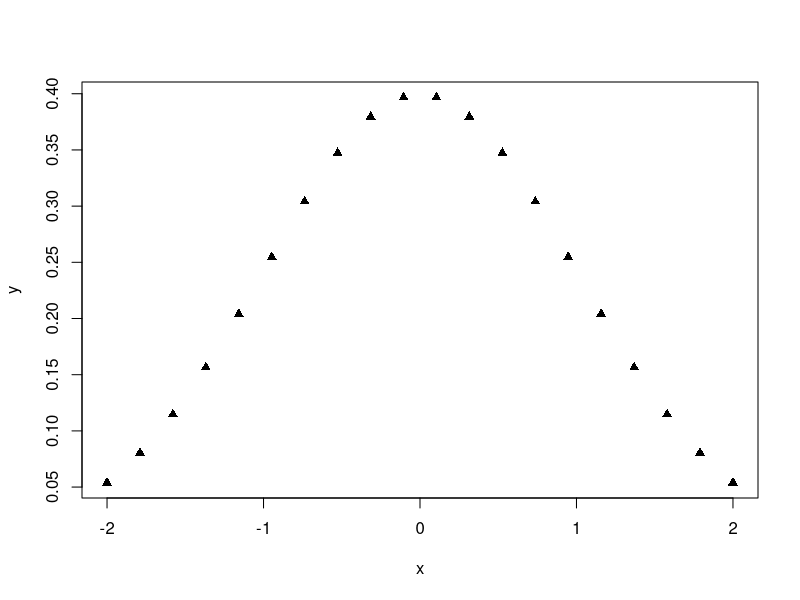
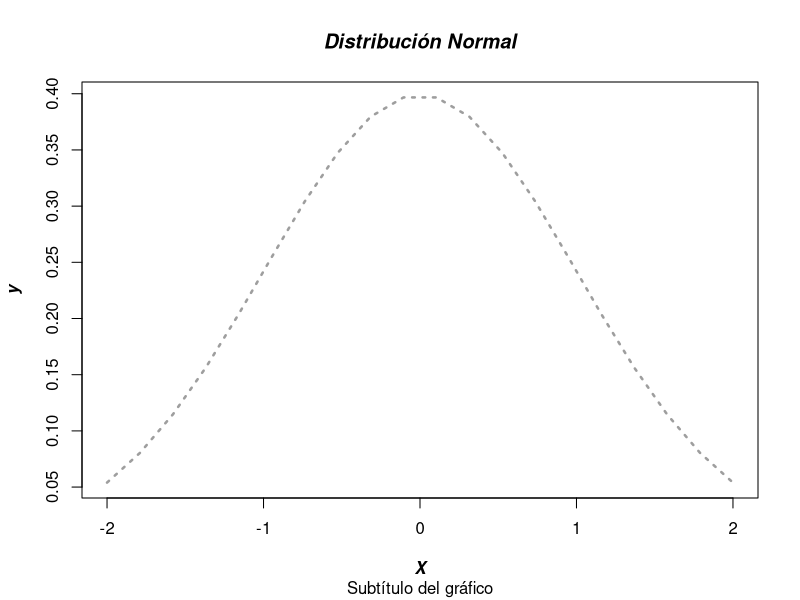
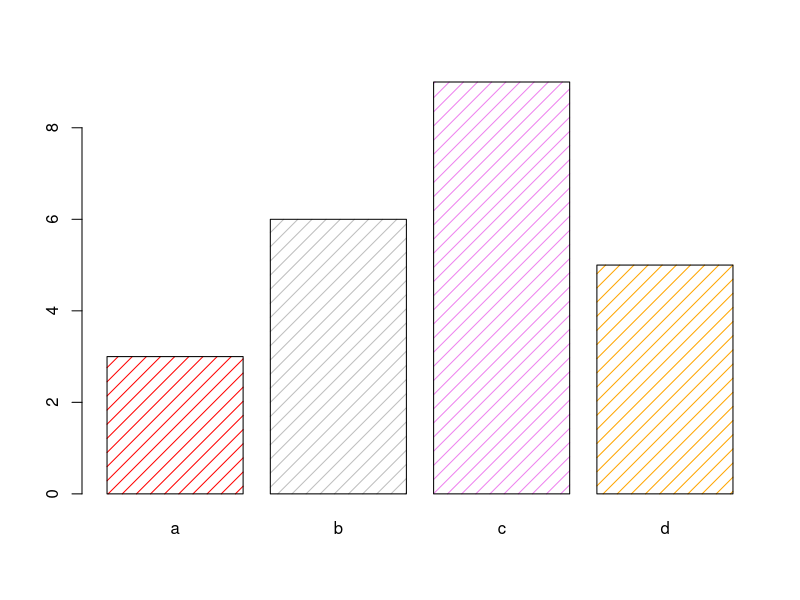
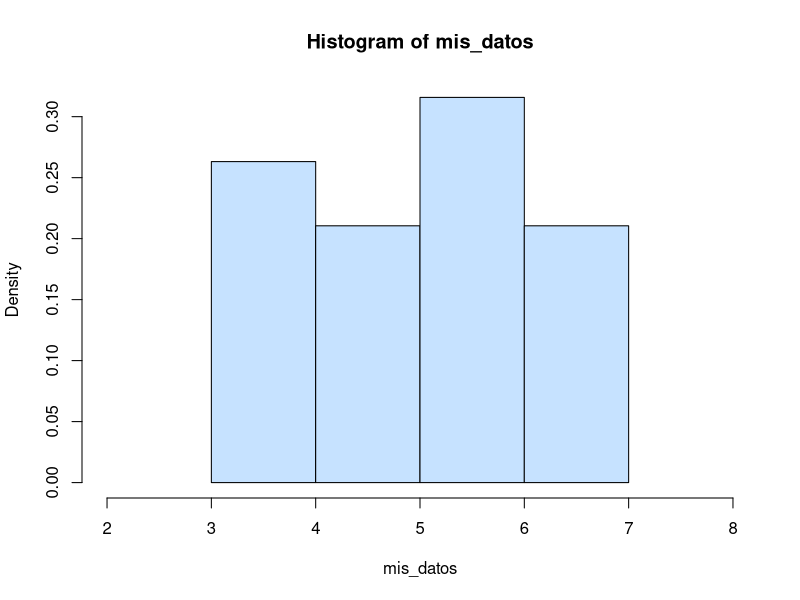
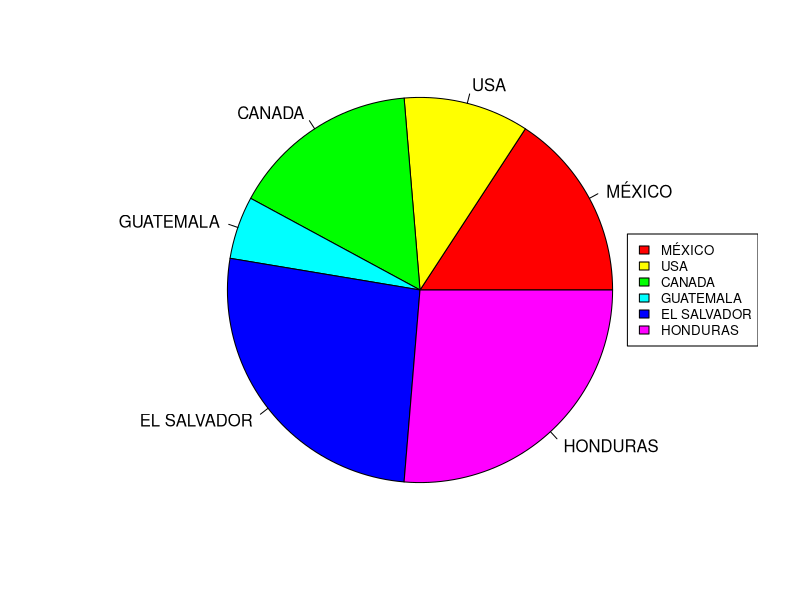
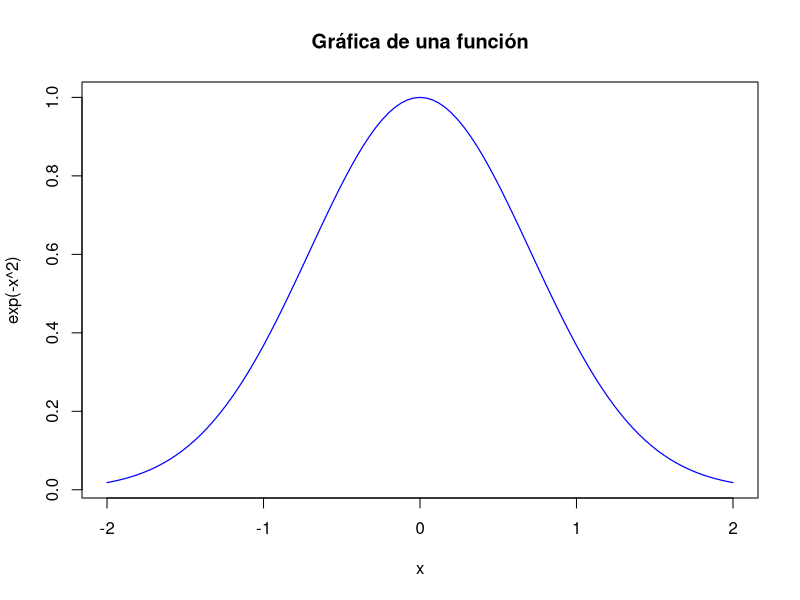
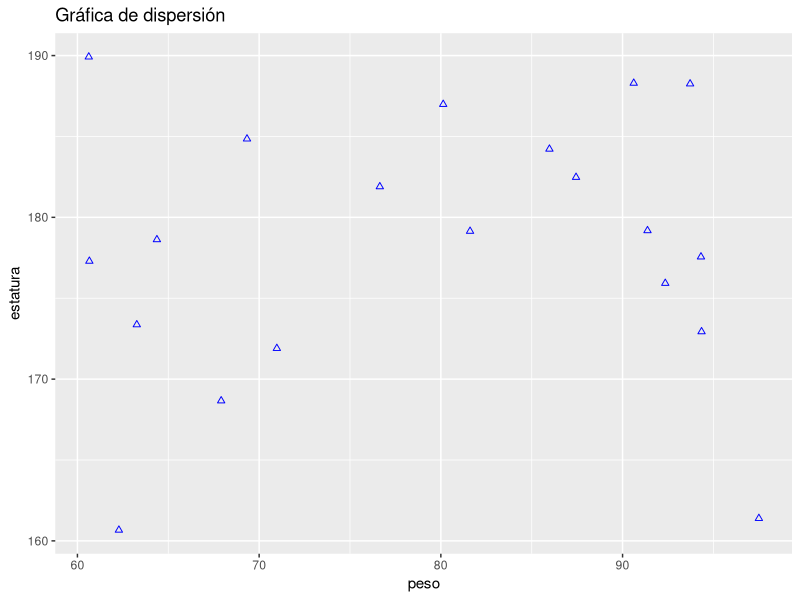

These charts were generated, in order, by the following R code:
## ---- chunk 1
knitr::opts_chunk$set(echo = TRUE)
## ---- chunk 2
v <- c(2,3.14,5/2,0.7,11)
v^3
## ---- chunk 3
seq(0,13,by=2)
## ---- chunk 4
seq(132,99,length.out = 20)
## ---- chunk 5
0:10 # Vector del 0 al 10 aumentando de 1 en 1
-5:5 # Vector del -5 al 5 aumentando de 1 en 1
15:-15 # Vector del 15 al -15 disminuyendo de 1 en 1
## ---- chunk 6
rep("hola mundo", 10) # Vector con la cadena "hola mundo" repetida 10 veces
rep(-1:2,3) # Vector con el vector -1, 0, 1, 2, repetido 3 veces
rep(0:1, each = 10) # Vector que repite 10 veces cada elemento de 0:1
## ---- chunk 7
v1 <- c(1,5,2,6,3,7,4,8) #vector con las filas de la matriz
v2 <- c(1,2,3,4,5,6,7,8) #vector con las columnas de la matriz
matrix(data=v1,nrow=4, byrow = TRUE)
matrix(data=v2, ncol = 2, byrow = FALSE)
## ---- chunk 8
A <- matrix(seq(2,12,by = 2), ncol = 2, byrow = TRUE )
A
t(A)
## ---- chunk 9
A <- matrix(seq(3,27,by = 3), ncol = 3, byrow = TRUE )
A
diag(A)
## ---- chunk 10
A <- matrix(seq(3,27,by = 3), ncol = 3, byrow = TRUE )
A
sum(diag(A))
## ---- chunk 11
A <- matrix(rep(1:3, 3), nrow = 3, byrow = TRUE )
A
det(A)
A <- matrix(c(1,4,7,2,3,8,5,4,9), nrow = 3, byrow = TRUE )
A
det(A)
## ---- chunk 12
A <- matrix(c(1,4,7,2,3,8,5,4,9), nrow = 3, byrow = TRUE )
A
solve(A)
## ---- chunk 13
A <- matrix(c(3,0,0,5), nrow = 2, byrow = TRUE )
A
eigen(A)
B <- matrix(c(1,0,5,2), ncol = 2, byrow = TRUE)
B
eigen(B)
## ---- chunk 14
A <- matrix(c(1,2,3,1,3,-1,3,4,3), nrow = 3, byrow = TRUE)
b <- matrix(c(2,-2,0), ncol = 1)
A
b
solve(A,b)
## ---- chunk 15
A <- matrix(c(1,2,3,4,5,6,7,8,9), nrow = 3)
v <- c(0.1,0.2,0.3)
A
rbind(A,v)
rbind(v,A)
## ---- chunk 16
A <- matrix(c(1,2,3,4,5,6,7,8,9), nrow = 3)
v <- c(0.1,0.2,0.3)
A
cbind(A,v)
cbind(v,A)
## ---- chunk 17
#library(readxl)
#DatosExcel <- read_excel("Datos.xlsx")
#View(Datos) #Esta instrucción no se puede ejecutar en Markdown, sólo en RStudio
#DatosExcel #Muestra los datos importados
## ---- chunk 18
#library(readr)
#DatosCSV <- read_csv("Datos.csv")
#View(DatosCSV) #Esta instrucción no se puede ejecutar en Markdown, sólo en RStudio
#DatosCSV # Muestra los datos en Markdown
## ---- chunk 19
#Datos_Espacios <- read.csv("/cloud/project/Datos_Espacios.prn", sep="")
#Datos_Espacios
## ---- chunk 20
df <- data.frame(col1 = c(1,2,3,4,5), # df es el nombre asignado a la data frame
                 col2=c("A", "B","C", "D","E"),
                 col3 = c(FALSE, TRUE,FALSE, TRUE, FALSE))

df # Visualizar la data frame en Markdown
#View(nombre_dataFrame) #instrucción opara ver el data frame en Rstudio
## ---- chunk 21
df$col1 # Regresa la columna de nombre "col1"
df[,1] # Regresa la columna 1 (todas las filas)
df[,c(1,2)] # Regresa las columnas 1 y 2 (todas sus filas)
df[c(1,5),] #Regresa las filas 1 y 5 (todas sus columnas)
## ---- chunk 22
df[df$col1>2 & df$col2 == "D",]
df[df$col1 <= 4 | df$col3 == "FALSE",]
## ---- chunk 23
df #Muestra mi data frame
df$nuevacol <- 10:14 #se le asigna un nombre a la nueva columna y el vector de valores que contendrá
df # muestra mi data frame con la columna agregada

df$col1 <- NULL #borra la columna de nombre "col1"
df

df <- rbind(df, c("O", TRUE, 15)) # agrega la fila especificada al final
df
df <- df[-1,] # Elimina la fila 1 del data frame
df
## ---- chunk 24
iris #esta es un data frame incluida en R
summary(iris)
## ---- chunk 25
mi_lista <- list(nombre = "Anuar", edad = 32, edocivil = FALSE, cursos = 1:5) # DEclara una lista asignando nombres a cada elemento y el valor almacenado en cada elemento.
mi_lista

mi_lista$nombre #Regresa el valor almacenado en "nombre" de la lista
mi_lista[[2]] #Regresa el segundo elemento de la lista

mi_lista$profesion <- "Físico" #agrega una variable de nombre "profesion" con valor "Físico" a la lista
mi_lista

mi_lista$edocivil <- NULL # Elimina la variable "edocivil" de la lista
mi_lista
## ---- chunk 26
nombre <- "Anuar"
if(nombre == "Anuar"){
  print("Bienvenido Anuar")
}else{
  print("¡Tú no eres Anuar!")
}
## ---- chunk 27
edocivil <- rep(c(0,1,1), each = 4)
ifelse(edocivil == 1, "Casado", "Soltero")
## ---- chunk 28
notas <- c(8,7,9,7,9,10)
n <- length(notas)
i <- 1 # Es necesario inicializar el contador
suma <- 0
while(i <= n){
  suma <- suma + notas[i]
  i <- i + 1 #Es necesario indicar que el contador aumente en cada iteración
}
print(suma/n)
## ---- chunk 29
notas <- c(8,7,9,7,9,10)
suma <- 0
# No es necesario inicializar el contador
for(nota in notas){
  suma <- suma + nota
  #No se debe indicar que el contador aumente en cada iteración
}
print(suma/length(notas))
## ---- chunk 30
mi_funcion <- function(){
  print("Acabas de llamar a mi_funcion")
}
mi_funcion()
## ---- chunk 31
nombre <- "Anuar"
imprimenombre <- function(){
  cat("Tu nombre es", nombre)
}
imprimenombre()

# La siguiente función realiza un test para determinar si una matriz dada es invertible o no
is_invertible <- function(matriz){
  d <- det(matriz)
  if(d != 0){
    return(TRUE)
  }else{
    return(FALSE)
  }
}
# Usando la función para una matiz en específico
A <- matrix(c(3,4,3,4), nrow = 2, byrow = TRUE)
print(is_invertible(A))

#Un ejemplo de una función con parámetros por defecto es:
matrix(c(3,4,3,4), nrow = 2, byrow = FALSE)
#Equivale a
matrix(c(3,4,3,4), nrow = 2)
#Donde por defecto el parámetro byrow toma el valor FALSE
## ---- chunk 32
x <- seq(-2,2, length.out = 20)
y <- dnorm(x, mean = 0, sd = 1) # calcula la distribución normal N(0,1) de cada valor del vector x
## ---- chunk 33
x <- seq(-2,2, length.out = 20)
y <- dnorm(x, mean = 0, sd = 1)
plot(x,y, pch = 17)
plot(x,y, type = "l", lty = 3, lwd = 2.5, col = 640, main = "Distribución Normal", sub = "Subtítulo del gráfico",xlab = "X",ylab="y",font.main=4,font.lab=4)

## ---- chunk 34
barplot(c(3,6,9,5), names.arg = c("a", "b", "c", "d"), col = c("red", "grey", "violet", "orange"), density = 10 )
## ---- chunk 35
mis_datos <- c(4,5,4,6,7,3,7,6,5,4,6,7,4,5,6,6,6,5,7)
hist(mis_datos,
     xlim = c(2,8),
     col = colors()[600],
     freq = FALSE,
     breaks = 5
     )
## ---- chunk 36
porcentajes <- c(.3,.2,.3,.1,.5,.5)
etiquetas <- c("MÉXICO", "USA", "CANADA", "GUATEMALA", "EL SALVADOR", "HONDURAS")
pie(porcentajes,
    labels = etiquetas,
    col = rainbow(length(porcentajes)),
    radius = 1
    )
legend("right",
       etiquetas,
       cex = 0.8,
       fill = rainbow(length(porcentajes))
       )
## ---- chunk 37
curve(exp(-x^2),
      from = -2,
      to = 2,
      main = "Gráfica de una función",
      col = "blue",
      lwd = 1.2 #grosor
      )
## ---- chunk 38
library(ggplot2) #Llamar la librería
alumnos <- data.frame(estatura = runif(20, min =160,max = 190 ),
                     peso = runif(20, min=60, max=100), 
                     semestre = sample(c(1,3,5,7,9),20,replace = TRUE)
                     )

alumnos$semestre <- as.factor(alumnos$semestre)# Convertir la variable "semestre" a variable categórica
alumnos

ggplot(alumnos, aes(x=peso, y=estatura)) +
  geom_point(shape = 2, col = "blue")+ # Código básico
  labs(title="Gráfica de dispersión")

